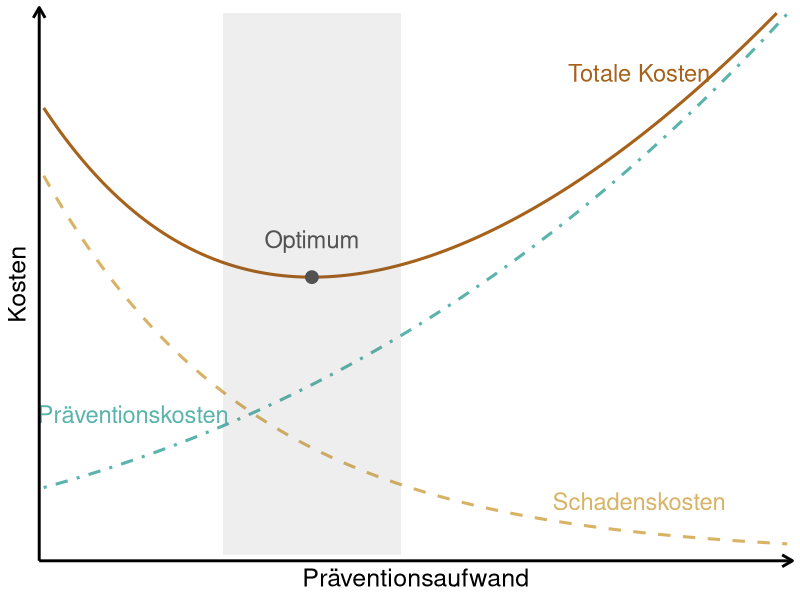

Here is the R script that generated this plot:
library(tidyverse)

x <- seq(0, 10, length.out = 1000)
# Schaden Kurve
dat <- data.frame(x = x, exp = dexp(x, rate=0.7))
# Schutzkosten Kurve
dat <- dat %>% 
  mutate(quad = ((x + 5)/10)^3,
         tot = exp + quad)

# Grafik-Thema definieren
my_theme <- theme_minimal()+
  theme(panel.border = element_blank(),
        #panel.border = element_rect(colour = "black"),
        panel.grid.major = element_blank(),
        panel.grid.minor = element_blank(),
        plot.title = element_text(margin=margin(b=0), size = 16),
        plot.subtitle=element_text(margin=margin(t=5, b = 10),size = 12), 
        legend.position = c(0.93, 0.05),
        axis.text=element_blank(),axis.ticks=element_blank(),
        axis.title.x = element_text(size = 18),
        axis.title.y = element_text(size = 18),
        axis.line = element_line(arrow = arrow(length = unit(0.3, "cm")), size = 1))

# Plot
costbe <- ggplot(dat) +
  geom_line(aes(x = x, y = exp), linetype = "dashed", colour = "#d8b365", size = 1.05) +
  geom_line(aes(x = x, y = quad), linetype = "dotdash", colour = "#5ab4ac", size = 1.05) +
  geom_line(aes(x = x, y = tot), linetype = "solid", colour = "#a6611a", size = 1.05) +
  labs(x = "Präventionsaufwand", y = "Kosten") + 
  # geom_segment(aes(x = x[which(tot == min(tot))] + 0.5, y = 0,
  #                  xend = x[which(tot == min(tot))] + 0.5, yend = min(tot) + 0.3),
  #              linetype = "dashed") +
  # geom_segment(aes(x = x[which(tot == min(tot))] - 0.5, y = 0,
  #                  xend = x[which(tot == min(tot))] - 0.5, yend = min(tot) + 0.3),
  #              linetype = "dashed") +
  annotate("rect", xmin = dat$x[which(dat$tot == min(dat$tot))] - 0.6,
           xmax = dat$x[which(dat$tot == min(dat$tot))] + 0.6,
           ymin = 0, ymax = 1, alpha = 0.1) +
  
  annotate("point", x = dat$x[which(dat$tot == min(dat$tot))], y = min(dat$tot),
           size = 4, colour = "#525252") +
  
  # geom_segment(aes(x = x[which(tot == min(tot))] - 0.6, y = min(tot) + 0.1,
  #                  xend = x[which(tot == min(tot))] + 0.6, yend = min(tot) + 0.1),
  #              arrow = arrow(length = unit(0.2, "cm"), ends = "both", type = "closed"),
  #              linetype = "dashed") +
  
  annotate("text", x = c(0.6, 4, 4, dat$x[which(dat$tot == min(dat$tot))]),
           y = c(0.26, 0.1, 0.89, min(dat$tot) + 0.07), size = 6,
           colour = c("#5ab4ac", "#d8b365", "#a6611a", "#525252"),
           label = c("Präventionskosten", "Schadenskosten", "Totale Kosten", "Optimum")) +
  
  
  scale_x_continuous(limits = c(0, 5), expand = c(0.005, 0.005)) +
  scale_y_continuous(limits = c(0, 1), expand = c(0.005, 0.005)) +
  # ggtitle("Effiziente Präventionsmassnahmen im Gebäudeschutz vor Naturgefahren") +
  my_theme
costbe

# # Save the plot
# width_plot = 12
# height_plot = (9/16) * width_plot
# 
# ggsave(costbe, filename = "costbe.png", dpi = 1000, type = "cairo",
#        width = width_plot, height = height_plot, units = "in")
